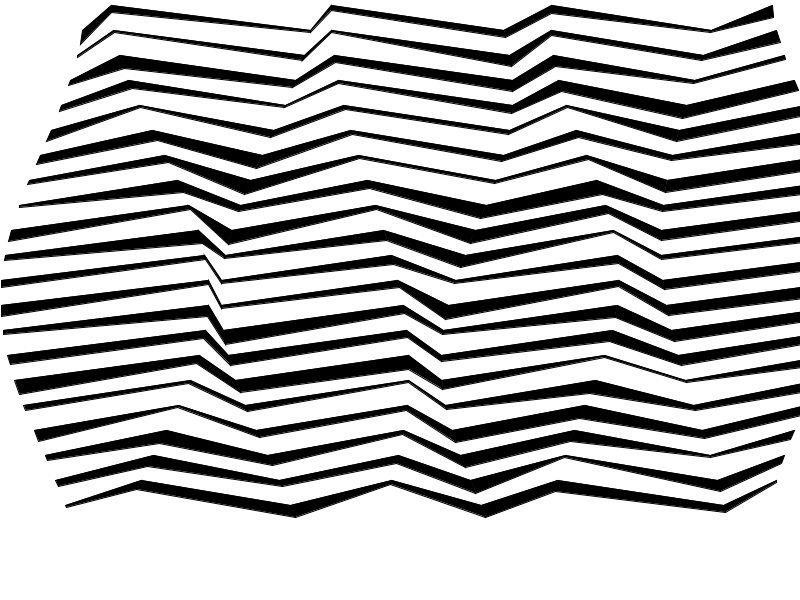
Frame 1 (no input)
Frame 60 (the mouse pressed at the canvas centre just before this capture): identical to frame 1, image omitted
Frame 120 (the mouse held since frame 60 and released just before this capture): identical to frame 1, image omitted

The Processing sketch that drew this single still picture (run headless with seeded random() and noise(); from frame 60 on, the mouse is pressed at the canvas centre):

// Processing sketch: sinejags
// ── sinejags.pde
/*
Sketch idea stolen from: https://s3.amazonaws.com/data.tumblr.com/tumblr_m5m237sDBw1rwi1s3o1_500.jpg
https://en.wikipedia.org/wiki/Bridget_Riley

*/
//import promidi.*;
//import promidi.Controller;

//KNKState nanoKontrol;
//KNKState tmpState;

float theta = 0.0;
ArrayList vl; 

void
setup() {
  size(800, 600);
  
  /*nanoKontrol = new KNKState(this);
  
  nanoKontrol.getScene1().setControls1(new ControlJags());
  nanoKontrol.getScene1().setControls2(new ControlGlobals());
  nanoKontrol.getScene1().setControls3(new ControlGlobals());
  */
  smooth();
  background(255);
  //frameRate(5);
  drawVerticalCurves(8, 110);
  drawStripes(20, 25);
}

void
draw() {
  /*background(255);
  drawVerticalCurves(8, 110);
  drawStripes(20, 25);
  */
}


void
drawVerticalCurves(int amount, int xspacing) {
  //ControlJags ctrlJ = (ControlJags)nanoKontrol.getScene1().getControls1();
  //ControlGlobals ctrlG = (ControlGlobals)nanoKontrol.getScene1().getControls2();
  
  vl = new ArrayList();
  theta += 0.02;
  //fill(0, 200, 0);
  stroke(color(0, 0, 0));
  float y = theta;
  
  for(int i = 0; i < amount/*ctrlG.getAmount()*/; i++) {
    ArrayList v = new ArrayList();
    
    int amp = (int)random(30, 50);
    float dy = (TWO_PI / (int)random(500, 900));
    
    for(int h = 0; h < height; h++) {
      float x = (amp+1)+(xspacing*i)+(cos(y)*amp);
      
      if(false) {
        point(x, h);
      }

      y += dy;
      v.add(x);
    }
    vl.add(v);
    
    y += xspacing;
  }
}

void
drawStripes(int amount, int yspacing) {
  /*ControlJags ctrlJ = (ControlJags)nanoKontrol.getScene1().getControls1();
  ControlGlobals ctrlG = (ControlGlobals)nanoKontrol.getScene1().getControls3();
  */
  stroke(color(0, 0, 0));
  fill(color(0, 0, 0));
 
  for(int a = 0; a < amount /*ctrlG.getAmount()*/; a++) {
    int y = 30+(yspacing*a);
    
    int h = (int)random(2, 15);
    int s = -1;
    for(int i = 0; i < vl.size()-1; i++) {
      if(i%2 == 0)
        s = -1;
      else
        s = 1;
        
      ArrayList v1 = (ArrayList)vl.get(i);
      ArrayList v2 = (ArrayList)vl.get(i+1);
      
      if(y >= v1.size())
        y = v1.size()-1;
        
      float x1 = (Float)v1.get(y);
      int offset = 25*s;
      int y2 = y+offset;
      
      if(y2 < 0)
        y2 = 0;
        
      float x2 = (Float)v2.get(y2);
      
      if(y+h >= v1.size())
        h = 0;
      float x3 = (Float)v1.get(y+h);
      int h2 = (int)random(2, 15);
      float x4 = (Float)v2.get(y2+h2);
      
      beginShape();
       vertex(x1, y);
       vertex(x2, y2);
       vertex(x4, y2+h2);
       vertex(x3, y+h);
      endShape(CLOSE);
      
      y = y2;
      h = h2;
    }
  }
}

void
mousePressed() {
  if(mouseButton == RIGHT) {
    String filename = "sj_" + year() + "-" + month() +
      "-" + day() + "_" + hour() +"."+minute()+"."+second()+".png";

    println("Saving image: " + filename);
    save(filename);
  }
}

/*void
controllerIn(promidi.Controller controller, int device, int channel) {
    nanoKontrol.controllerIn(controller);
}

class
ControlJags extends KNKAbstractControl {
  int lineThickness = 1;
  int lineOffset = 40;
  boolean showSines = false;
  
  public ControlJags() {
  }
  
  void sliderChanged(int val) {
    lineOffset = (int)(val - 63.0);
  }
  
  void
  knobChanged(int val) {
    lineThickness = (int)val+1;
  }
  
  void
  upperButtonPressed() {
    showSines = !showSines;
  }
  
  void
  lowerButtonPressed() {
  }
  
  void
  doBeat() {
  }
  
  void
  doNoBeat() {
  }
  
  public int
  getLineOffset() {
    return lineOffset;
  }
  
  public int
  getLineThickness() {
    return lineThickness;
  }
  
  public boolean
  isShowSines() {
    return showSines;
  }
}

class
ControlGlobals extends KNKAbstractControl {
  int amount = 8;
  int spacing = 25;
  
  public ControlGlobals() {
  }
  
  void sliderChanged(int val) {
    amount = (int)(val / 2);
  }
  
  void
  knobChanged(int val) {
    spacing = (int)val;
  }
  
  void
  upperButtonPressed() {
  }
  
  void
  lowerButtonPressed() {
  }
  
  void
  doBeat() {
  }
  
  void
  doNoBeat() {
  }
  
  public int
  getAmount() {
    return amount;
  }
  
  public int
  getSpacing() {
    return spacing;
  }
}*/
